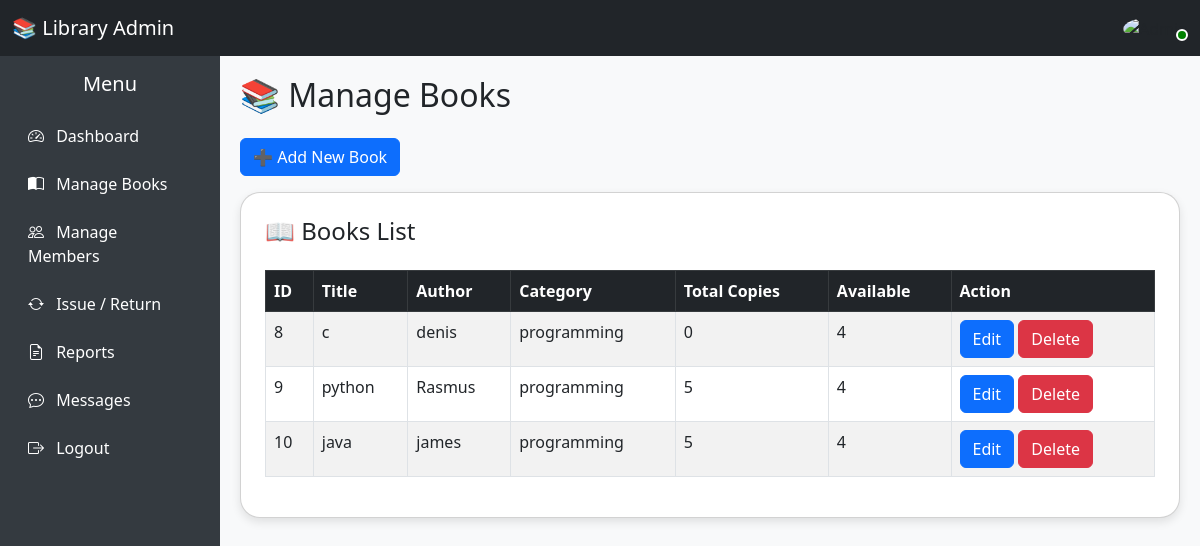
/manage_books/ (signed in), run on the app's committed database.
### myapp/models.py (models this page shows, shortened)
class manage_book_tbl(models.Model):
    id=models.AutoField(primary_key=True)
    title=models.CharField(max_length=100)
    author=models.CharField(max_length=100)
    category=models.CharField(max_length=100)
    total_copies=models.CharField(max_length=100)
    available_copies=models.CharField(max_length=100)

### myapp/views.py (the view)
# urls.py: path('manage_books/',views.manage_books),
def manage_books(request):
    sesid=request.session.get('admin')
    if not sesid:
        return redirect("../dashboard")
    else:
        data=manage_book_tbl.objects.all()
        return render(request, 'manage_books.html',{'show':data})

### templates/manage_books.html (shortened to what this page needs)
{% include 'header2.html' %}
<div class="content">
    <h2 class="mb-4">📚 Manage Books</h2>
    <button class="btn btn-primary mb-3" data-bs-toggle="modal" data-bs-target="#addBookModal">
        ➕ Add New Book
    </button>
    <div class="card p-4">
        <h4>📖 Books List</h4>
        <table class="table table-bordered table-striped mt-3">
            <thead class="table-dark">
                <tr>
                    <th>ID</th>
                    <th>Title</th>
                    <th>Author</th>
                    <th>Category</th>
                    <th>Total Copies</th>
                    <th>Available</th>
                    <th>Action</th>
                </tr>
            </thead>
            <tbody>
            {% for x in show %}
                <tr>
                    <td>{{x.id}}</td>
                    <td>{{x.title}}</td>
                    <td>{{x.author}}</td>
                    <td>{{x.category}}</td>
                    <td>{{x.total_copies}}</td>
                    <td>{{x.available_copies}}</td>
                    <td><a href="../manage_books_edit/{{x.id}}" class="btn btn-primary">Edit</a>
                    <a href="../manage_books_delete/{{x.id}}" class="btn btn-danger">Delete</a></td>
                </tr>
            {% endfor %}
            </tbody>
        </table>
    </div>
</div>
{% include 'footer.html' %}

### templates/header2.html (style rules this page uses)
body { background: #f8f9fa; }
.card { border-radius: 20px; box-shadow: 0 4px 10px rgba(0, 0, 0, 0.1); }
.content { margin-left: 220px; padding: 20px; margin-top: 56px; }

### data on the page
manage_book_tbl: id "8", title "c", author "denis", category "programming", total_copies "0", available_copies "4"
manage_book_tbl: id "9", title "python", author "Rasmus", category "programming", total_copies "5", available_copies "4"
manage_book_tbl: id "10", title "java", author "james", category "programming", total_copies "5", available_copies "4"
